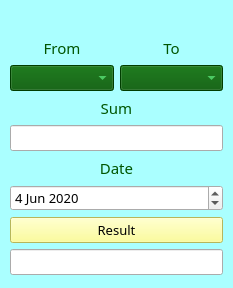
<?xml version="1.0" encoding="UTF-8"?>
<ui version="4.0">
 <class>converter</class>
 <widget class="QWidget" name="converter">
  <property name="geometry">
   <rect>
    <x>0</x>
    <y>0</y>
    <width>233</width>
    <height>288</height>
   </rect>
  </property>
  <property name="palette">
   <palette>
    <active>
     <colorrole role="WindowText">
      <brush brushstyle="SolidPattern">
       <color alpha="255">
        <red>0</red>
        <green>0</green>
        <blue>0</blue>
       </color>
      </brush>
     </colorrole>
     <colorrole role="Button">
      <brush brushstyle="SolidPattern">
       <color alpha="255">
        <red>170</red>
        <green>255</green>
        <blue>255</blue>
       </color>
      </brush>
     </colorrole>
     <colorrole role="Light">
      <brush brushstyle="SolidPattern">
       <color alpha="255">
        <red>255</red>
        <green>255</green>
        <blue>255</blue>
       </color>
      </brush>
     </colorrole>
     <colorrole role="Midlight">
      <brush brushstyle="SolidPattern">
       <color alpha="255">
        <red>212</red>
        <green>255</green>
        <blue>255</blue>
       </color>
      </brush>
     </colorrole>
     <colorrole role="Dark">
      <brush brushstyle="SolidPattern">
       <color alpha="255">
        <red>85</red>
        <green>127</green>
        <blue>127</blue>
       </color>
      </brush>
     </colorrole>
     <colorrole role="Mid">
      <brush brushstyle="SolidPattern">
       <color alpha="255">
        <red>113</red>
        <green>170</green>
        <blue>170</blue>
       </color>
      </brush>
     </colorrole>
     <colorrole role="Text">
      <brush brushstyle="SolidPattern">
       <color alpha="255">
        <red>0</red>
        <green>0</green>
        <blue>0</blue>
       </color>
      </brush>
     </colorrole>
     <colorrole role="BrightText">
      <brush brushstyle="SolidPattern">
       <color alpha="255">
        <red>255</red>
        <green>255</green>
        <blue>255</blue>
       </color>
      </brush>
     </colorrole>
     <colorrole role="ButtonText">
      <brush brushstyle="SolidPattern">
       <color alpha="255">
        <red>0</red>
        <green>0</green>
        <blue>0</blue>
       </color>
      </brush>
     </colorrole>
     <colorrole role="Base">
      <brush brushstyle="SolidPattern">
       <color alpha="255">
        <red>255</red>
        <green>255</green>
        <blue>255</blue>
       </color>
      </brush>
     </colorrole>
     <colorrole role="Window">
      <brush brushstyle="SolidPattern">
       <color alpha="255">
        <red>170</red>
        <green>255</green>
        <blue>255</blue>
       </color>
      </brush>
     </colorrole>
     <colorrole role="Shadow">
      <brush brushstyle="SolidPattern">
       <color alpha="255">
        <red>0</red>
        <green>0</green>
        <blue>0</blue>
       </color>
      </brush>
     </colorrole>
     <colorrole role="AlternateBase">
      <brush brushstyle="SolidPattern">
       <color alpha="255">
        <red>212</red>
        <green>255</green>
        <blue>255</blue>
       </color>
      </brush>
     </colorrole>
     <colorrole role="ToolTipBase">
      <brush brushstyle="SolidPattern">
       <color alpha="255">
        <red>255</red>
        <green>255</green>
        <blue>220</blue>
       </color>
      </brush>
     </colorrole>
     <colorrole role="ToolTipText">
      <brush brushstyle="SolidPattern">
       <color alpha="255">
        <red>0</red>
        <green>0</green>
        <blue>0</blue>
       </color>
      </brush>
     </colorrole>
     <colorrole role="PlaceholderText">
      <brush brushstyle="SolidPattern">
       <color alpha="128">
        <red>0</red>
        <green>0</green>
        <blue>0</blue>
       </color>
      </brush>
     </colorrole>
    </active>
    <inactive>
     <colorrole role="WindowText">
      <brush brushstyle="SolidPattern">
       <color alpha="255">
        <red>0</red>
        <green>0</green>
        <blue>0</blue>
       </color>
      </brush>
     </colorrole>
     <colorrole role="Button">
      <brush brushstyle="SolidPattern">
       <color alpha="255">
        <red>170</red>
        <green>255</green>
        <blue>255</blue>
       </color>
      </brush>
     </colorrole>
     <colorrole role="Light">
      <brush brushstyle="SolidPattern">
       <color alpha="255">
        <red>255</red>
        <green>255</green>
        <blue>255</blue>
       </color>
      </brush>
     </colorrole>
     <colorrole role="Midlight">
      <brush brushstyle="SolidPattern">
       <color alpha="255">
        <red>212</red>
        <green>255</green>
        <blue>255</blue>
       </color>
      </brush>
     </colorrole>
     <colorrole role="Dark">
      <brush brushstyle="SolidPattern">
       <color alpha="255">
        <red>85</red>
        <green>127</green>
        <blue>127</blue>
       </color>
      </brush>
     </colorrole>
     <colorrole role="Mid">
      <brush brushstyle="SolidPattern">
       <color alpha="255">
        <red>113</red>
        <green>170</green>
        <blue>170</blue>
       </color>
      </brush>
     </colorrole>
     <colorrole role="Text">
      <brush brushstyle="SolidPattern">
       <color alpha="255">
        <red>0</red>
        <green>0</green>
        <blue>0</blue>
       </color>
      </brush>
     </colorrole>
     <colorrole role="BrightText">
      <brush brushstyle="SolidPattern">
       <color alpha="255">
        <red>255</red>
        <green>255</green>
        <blue>255</blue>
       </color>
      </brush>
     </colorrole>
     <colorrole role="ButtonText">
      <brush brushstyle="SolidPattern">
       <color alpha="255">
        <red>0</red>
        <green>0</green>
        <blue>0</blue>
       </color>
      </brush>
     </colorrole>
     <colorrole role="Base">
      <brush brushstyle="SolidPattern">
       <color alpha="255">
        <red>255</red>
        <green>255</green>
        <blue>255</blue>
       </color>
      </brush>
     </colorrole>
     <colorrole role="Window">
      <brush brushstyle="SolidPattern">
       <color alpha="255">
        <red>170</red>
        <green>255</green>
        <blue>255</blue>
       </color>
      </brush>
     </colorrole>
     <colorrole role="Shadow">
      <brush brushstyle="SolidPattern">
       <color alpha="255">
        <red>0</red>
        <green>0</green>
        <blue>0</blue>
       </color>
      </brush>
     </colorrole>
     <colorrole role="AlternateBase">
      <brush brushstyle="SolidPattern">
       <color alpha="255">
        <red>212</red>
        <green>255</green>
        <blue>255</blue>
       </color>
      </brush>
     </colorrole>
     <colorrole role="ToolTipBase">
      <brush brushstyle="SolidPattern">
       <color alpha="255">
        <red>255</red>
        <green>255</green>
        <blue>220</blue>
       </color>
      </brush>
     </colorrole>
     <colorrole role="ToolTipText">
      <brush brushstyle="SolidPattern">
       <color alpha="255">
        <red>0</red>
        <green>0</green>
        <blue>0</blue>
       </color>
      </brush>
     </colorrole>
     <colorrole role="PlaceholderText">
      <brush brushstyle="SolidPattern">
       <color alpha="128">
        <red>0</red>
        <green>0</green>
        <blue>0</blue>
       </color>
      </brush>
     </colorrole>
    </inactive>
    <disabled>
     <colorrole role="WindowText">
      <brush brushstyle="SolidPattern">
       <color alpha="255">
        <red>85</red>
        <green>127</green>
        <blue>127</blue>
       </color>
      </brush>
     </colorrole>
     <colorrole role="Button">
      <brush brushstyle="SolidPattern">
       <color alpha="255">
        <red>170</red>
        <green>255</green>
        <blue>255</blue>
       </color>
      </brush>
     </colorrole>
     <colorrole role="Light">
      <brush brushstyle="SolidPattern">
       <color alpha="255">
        <red>255</red>
        <green>255</green>
        <blue>255</blue>
       </color>
      </brush>
     </colorrole>
     <colorrole role="Midlight">
      <brush brushstyle="SolidPattern">
       <color alpha="255">
        <red>212</red>
        <green>255</green>
        <blue>255</blue>
       </color>
      </brush>
     </colorrole>
     <colorrole role="Dark">
      <brush brushstyle="SolidPattern">
       <color alpha="255">
        <red>85</red>
        <green>127</green>
        <blue>127</blue>
       </color>
      </brush>
     </colorrole>
     <colorrole role="Mid">
      <brush brushstyle="SolidPattern">
       <color alpha="255">
        <red>113</red>
        <green>170</green>
        <blue>170</blue>
       </color>
      </brush>
     </colorrole>
     <colorrole role="Text">
      <brush brushstyle="SolidPattern">
       <color alpha="255">
        <red>85</red>
        <green>127</green>
        <blue>127</blue>
       </color>
      </brush>
     </colorrole>
     <colorrole role="BrightText">
      <brush brushstyle="SolidPattern">
       <color alpha="255">
        <red>255</red>
        <green>255</green>
        <blue>255</blue>
       </color>
      </brush>
     </colorrole>
     <colorrole role="ButtonText">
      <brush brushstyle="SolidPattern">
       <color alpha="255">
        <red>85</red>
        <green>127</green>
        <blue>127</blue>
       </color>
      </brush>
     </colorrole>
     <colorrole role="Base">
      <brush brushstyle="SolidPattern">
       <color alpha="255">
        <red>170</red>
        <green>255</green>
        <blue>255</blue>
       </color>
      </brush>
     </colorrole>
     <colorrole role="Window">
      <brush brushstyle="SolidPattern">
       <color alpha="255">
        <red>170</red>
        <green>255</green>
        <blue>255</blue>
       </color>
      </brush>
     </colorrole>
     <colorrole role="Shadow">
      <brush brushstyle="SolidPattern">
       <color alpha="255">
        <red>0</red>
        <green>0</green>
        <blue>0</blue>
       </color>
      </brush>
     </colorrole>
     <colorrole role="AlternateBase">
      <brush brushstyle="SolidPattern">
       <color alpha="255">
        <red>170</red>
        <green>255</green>
        <blue>255</blue>
       </color>
      </brush>
     </colorrole>
     <colorrole role="ToolTipBase">
      <brush brushstyle="SolidPattern">
       <color alpha="255">
        <red>255</red>
        <green>255</green>
        <blue>220</blue>
       </color>
      </brush>
     </colorrole>
     <colorrole role="ToolTipText">
      <brush brushstyle="SolidPattern">
       <color alpha="255">
        <red>0</red>
        <green>0</green>
        <blue>0</blue>
       </color>
      </brush>
     </colorrole>
     <colorrole role="PlaceholderText">
      <brush brushstyle="SolidPattern">
       <color alpha="128">
        <red>0</red>
        <green>0</green>
        <blue>0</blue>
       </color>
      </brush>
     </colorrole>
    </disabled>
   </palette>
  </property>
  <property name="windowTitle">
   <string>Converter</string>
  </property>
  <widget class="QWidget" name="layoutWidget">
   <property name="geometry">
    <rect>
     <x>10</x>
     <y>10</y>
     <width>213</width>
     <height>265</height>
    </rect>
   </property>
   <layout class="QGridLayout" name="gridLayout_3">
    <item row="0" column="0">
     <layout class="QGridLayout" name="gridLayout">
      <item row="1" column="0">
       <widget class="QComboBox" name="comboBox">
        <property name="font">
         <font>
          <family>MS Reference Sans Serif</family>
          <pointsize>10</pointsize>
         </font>
        </property>
        <property name="cursor">
         <cursorShape>PointingHandCursor</cursorShape>
        </property>
        <property name="styleSheet">
         <string notr="true">color:  rgb(104, 253, 141);
background-color: rgb(0, 85, 0);</string>
        </property>
       </widget>
      </item>
      <item row="0" column="0">
       <widget class="QLabel" name="label_5">
        <property name="font">
         <font>
          <family>MS Reference Sans Serif</family>
          <pointsize>11</pointsize>
         </font>
        </property>
        <property name="styleSheet">
         <string notr="true">color: rgb(0, 85, 0);</string>
        </property>
        <property name="text">
         <string>From</string>
        </property>
        <property name="alignment">
         <set>Qt::AlignBottom|Qt::AlignHCenter</set>
        </property>
       </widget>
      </item>
      <item row="0" column="1">
       <widget class="QLabel" name="label_2">
        <property name="font">
         <font>
          <family>MS Reference Sans Serif</family>
          <pointsize>11</pointsize>
         </font>
        </property>
        <property name="styleSheet">
         <string notr="true">color: rgb(0, 85, 0);</string>
        </property>
        <property name="text">
         <string>To</string>
        </property>
        <property name="alignment">
         <set>Qt::AlignBottom|Qt::AlignHCenter</set>
        </property>
       </widget>
      </item>
      <item row="1" column="1">
       <widget class="QComboBox" name="comboBox_2">
        <property name="font">
         <font>
          <family>MS Reference Sans Serif</family>
          <pointsize>10</pointsize>
         </font>
        </property>
        <property name="cursor">
         <cursorShape>PointingHandCursor</cursorShape>
        </property>
        <property name="styleSheet">
         <string notr="true">color:  rgb(104, 253, 141);
background-color: rgb(0, 85, 0);</string>
        </property>
       </widget>
      </item>
     </layout>
    </item>
    <item row="1" column="0">
     <layout class="QGridLayout" name="gridLayout_2">
      <item row="0" column="0">
       <widget class="QLabel" name="label_3">
        <property name="font">
         <font>
          <family>MS Reference Sans Serif</family>
          <pointsize>11</pointsize>
         </font>
        </property>
        <property name="styleSheet">
         <string notr="true">color: rgb(0, 85, 0);</string>
        </property>
        <property name="text">
         <string>Sum</string>
        </property>
        <property name="alignment">
         <set>Qt::AlignBottom|Qt::AlignHCenter</set>
        </property>
       </widget>
      </item>
      <item row="2" column="0">
       <widget class="QLabel" name="label_4">
        <property name="font">
         <font>
          <family>MS Reference Sans Serif</family>
          <pointsize>11</pointsize>
         </font>
        </property>
        <property name="styleSheet">
         <string notr="true">color: rgb(0, 85, 0);</string>
        </property>
        <property name="text">
         <string>Date</string>
        </property>
        <property name="alignment">
         <set>Qt::AlignBottom|Qt::AlignHCenter</set>
        </property>
       </widget>
      </item>
      <item row="1" column="0">
       <widget class="QLineEdit" name="lineEdit_3">
        <property name="font">
         <font>
          <family>MS Reference Sans Serif</family>
          <pointsize>10</pointsize>
         </font>
        </property>
        <property name="styleSheet">
         <string notr="true">selection-background-color: rgb(154, 255, 154);
selection-color: rgb(0, 85, 0);</string>
        </property>
       </widget>
      </item>
      <item row="3" column="0">
       <widget class="QDateEdit" name="dateEdit">
        <property name="font">
         <font>
          <family>MS Reference Sans Serif</family>
          <pointsize>10</pointsize>
         </font>
        </property>
        <property name="styleSheet">
         <string notr="true">selection-background-color: rgb(154, 255, 154);
selection-color: rgb(0, 85, 0);</string>
        </property>
        <property name="dateTime">
         <datetime>
          <hour>0</hour>
          <minute>0</minute>
          <second>0</second>
          <year>2020</year>
          <month>6</month>
          <day>4</day>
         </datetime>
        </property>
        <property name="minimumDate">
         <date>
          <year>1970</year>
          <month>6</month>
          <day>4</day>
         </date>
        </property>
       </widget>
      </item>
     </layout>
    </item>
    <item row="2" column="0">
     <widget class="QPushButton" name="pushButton">
      <property name="font">
       <font>
        <family>MS Reference Sans Serif</family>
        <pointsize>10</pointsize>
       </font>
      </property>
      <property name="cursor">
       <cursorShape>PointingHandCursor</cursorShape>
      </property>
      <property name="styleSheet">
       <string notr="true">color:  rgb(0, 0, 0);
background-color: rgb(255, 255, 127);</string>
      </property>
      <property name="text">
       <string>Result</string>
      </property>
     </widget>
    </item>
    <item row="3" column="0">
     <widget class="QLineEdit" name="lineEdit">
      <property name="font">
       <font>
        <family>MS Reference Sans Serif</family>
        <pointsize>10</pointsize>
       </font>
      </property>
      <property name="styleSheet">
       <string notr="true">selection-background-color: rgb(154, 255, 154);
selection-color: rgb(0, 85, 0);</string>
      </property>
     </widget>
    </item>
   </layout>
  </widget>
 </widget>
 <resources/>
 <connections/>
</ui>
